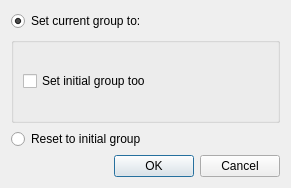
<?xml version="1.0" encoding="UTF-8"?>
<ui version="4.0">
 <class>Dialog</class>
 <widget class="QDialog" name="Dialog">
  <property name="geometry">
   <rect>
    <x>0</x>
    <y>0</y>
    <width>291</width>
    <height>188</height>
   </rect>
  </property>
  <property name="windowTitle">
   <string>Anki</string>
  </property>
  <layout class="QVBoxLayout" name="verticalLayout_2">
   <item>
    <widget class="QRadioButton" name="setCur">
     <property name="text">
      <string>Set current group to:</string>
     </property>
     <property name="checked">
      <bool>true</bool>
     </property>
    </widget>
   </item>
   <item>
    <widget class="QGroupBox" name="groupBox">
     <property name="title">
      <string/>
     </property>
     <layout class="QVBoxLayout" name="verticalLayout">
      <item>
       <widget class="QCheckBox" name="setInitial">
        <property name="text">
         <string>Set initial group too</string>
        </property>
       </widget>
      </item>
     </layout>
    </widget>
   </item>
   <item>
    <widget class="QRadioButton" name="reset">
     <property name="text">
      <string>Reset to initial group</string>
     </property>
    </widget>
   </item>
   <item>
    <widget class="QDialogButtonBox" name="buttonBox">
     <property name="orientation">
      <enum>Qt::Horizontal</enum>
     </property>
     <property name="standardButtons">
      <set>QDialogButtonBox::Cancel|QDialogButtonBox::Ok</set>
     </property>
    </widget>
   </item>
  </layout>
 </widget>
 <tabstops>
  <tabstop>setCur</tabstop>
  <tabstop>setInitial</tabstop>
  <tabstop>reset</tabstop>
  <tabstop>buttonBox</tabstop>
 </tabstops>
 <resources/>
 <connections>
  <connection>
   <sender>buttonBox</sender>
   <signal>accepted()</signal>
   <receiver>Dialog</receiver>
   <slot>accept()</slot>
   <hints>
    <hint type="sourcelabel">
     <x>224</x>
     <y>192</y>
    </hint>
    <hint type="destinationlabel">
     <x>157</x>
     <y>213</y>
    </hint>
   </hints>
  </connection>
  <connection>
   <sender>buttonBox</sender>
   <signal>rejected()</signal>
   <receiver>Dialog</receiver>
   <slot>reject()</slot>
   <hints>
    <hint type="sourcelabel">
     <x>292</x>
     <y>198</y>
    </hint>
    <hint type="destinationlabel">
     <x>286</x>
     <y>213</y>
    </hint>
   </hints>
  </connection>
  <connection>
   <sender>setCur</sender>
   <signal>toggled(bool)</signal>
   <receiver>groupBox</receiver>
   <slot>setEnabled(bool)</slot>
   <hints>
    <hint type="sourcelabel">
     <x>188</x>
     <y>19</y>
    </hint>
    <hint type="destinationlabel">
     <x>343</x>
     <y>53</y>
    </hint>
   </hints>
  </connection>
 </connections>
</ui>
